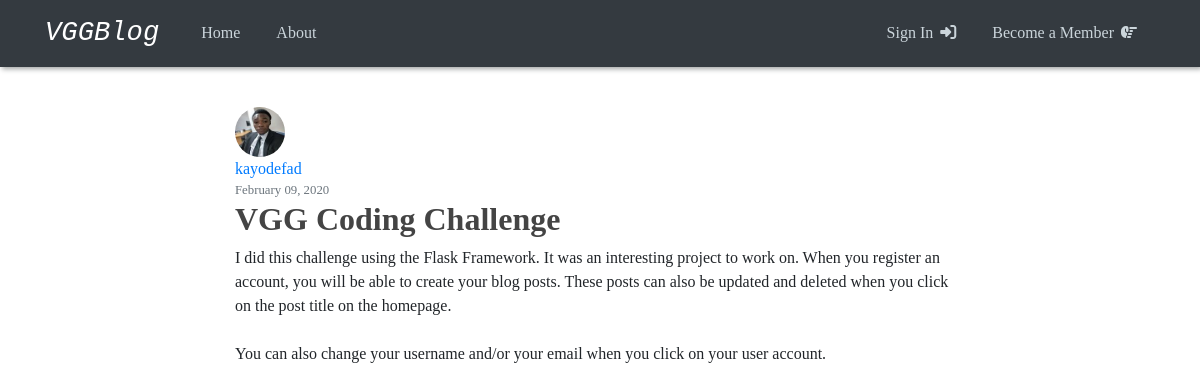
/post/1, run on an earlier commit of the app's database.
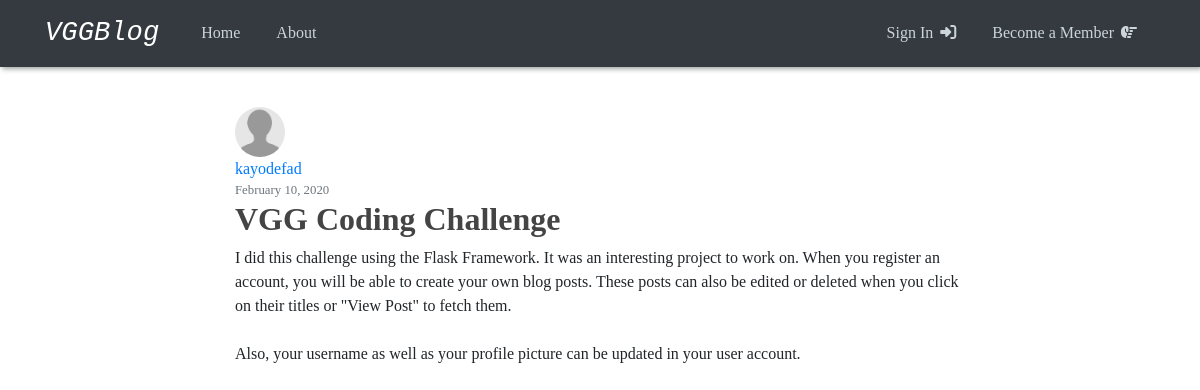
And on a later commit of the database.
### vggblog/models.py (models this page shows, shortened)
class User(db.Model, UserMixin):
  id = db.Column(db.Integer, primary_key=True)
  username = db.Column(db.String(20), unique=True, nullable=False)
  image_file = db.Column(db.String(20), nullable=False, default='default.jpg')
  password = db.Column(db.String(60), nullable=False)
  posts = db.relationship('Post', backref='author', lazy=True)

class Post(db.Model):
  id = db.Column(db.Integer, primary_key=True)
  title = db.Column(db.String(100), nullable=False)
  date_posted = db.Column(db.DateTime, nullable=False, default=datetime.utcnow)
  content = db.Column(db.Text, nullable=False)
  user_id = db.Column(db.Integer, db.ForeignKey('user.id'), nullable=False)

### vggblog/routes.py (the view)
@app.route('/post/<int:post_id>')
def post(post_id):
  post = Post.query.get_or_404(post_id)
  return render_template('post.html', title=post.title, post=post)

### vggblog/templates/post.html (shortened to what this page needs)
{% extends "layout.html" %}
{% block content %}
  <article class="content-section">
    <img class="rounded-circle article-img" src="{{url_for('static', filename='profile_pics/' + post.author.image_file)}}" alt="">
    <div class="media-body">
      <div class="article-metadata">
        <a class="mr-2" href="#">{{ post.author.username }}</a>
        <small class="text-muted">{{ post.date_posted.strftime('%B %d, %Y') }}</small>
      </div>
      <h2 class="article-title">{{ post.title }}</h2>
      <p class="article-content">{{ post.content }}</p>
    </div>
  </article>
{% endblock content %}

What changed in the data, as far as the page shows it:
changed User "kayodefad": image_file: picture removed, a placeholder shows
changed Post "VGG Coding Challenge": date_posted "February 09, 2020" → "February 10, 2020"; content "…able to create your blog posts. These posts can also be updated and deleted when you click on the post title on the homepage. You can also change your username and/or your email when you click on your user account." → "…able to create your own blog posts. These posts can also be edited or deleted when you click on their titles or \"View Post\" to fetch them. Also, your username as well as your profile picture can be updated in your user account."
